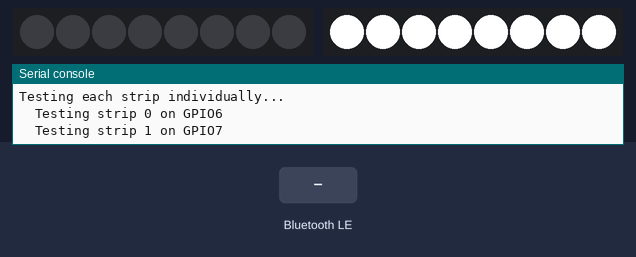
This program was run on a simulated Raspberry Pi Pico running MicroPython. On the bench: 2 × 8 RGB LEDs in strip order, left to right, the last lines printed to the serial console. Inputs (shaded band) come from the test bench. Dim RGB values are drawn brighter than linear; nothing arrives over Bluetooth unless stated.

Above: at 2.1 s.
3.8 s: "AUTO:" written over Bluetooth
At 4.5 s:
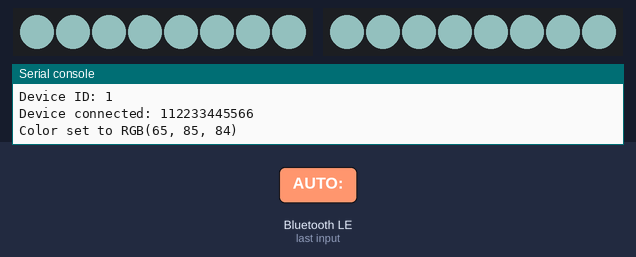
5.3 s: "STOP" written over Bluetooth
At 5.6 s:
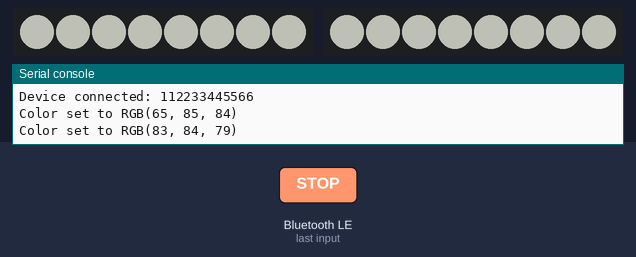
Timing chart, 0 to 8.3 s (numbered marks = the images above; inputs shaded):
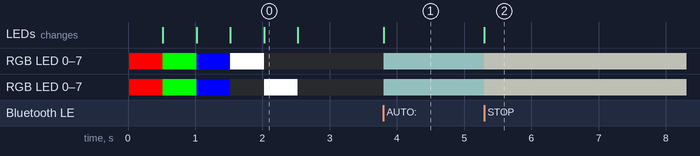

The program:

main_multi_gpio.py
```python
"""
Raspberry Pi Pico W カラーライトコントローラー（複数GPIO対応版）

複数のGPIOピンに接続された複数のLEDストリップを同時制御します。
Web Bluetooth APIを使用してフルカラーLEDを制御するプログラムです。
色選択モードと自動制御モード（4パターン）をサポートします。
"""

import bluetooth
import time
import machine
import neopixel
import ubinascii
import struct

# 複数のLEDストリップ設定
LED_STRIPS = [
    {'pin': 6, 'num_leds': 8},   # GPIO6に8個
    {'pin': 7, 'num_leds': 8},   # GPIO7に8個
]

# グローバル設定
DEVICE_ID = 1  # デバイス識別番号（1-99）複数台使用時は各デバイスで変更してください

class MultiStripColorlightController:
    """
    複数のLEDストリップ制御クラス

    複数のGPIOピンに接続された複数のNeoPixel互換LEDストリップを
    同時制御し、自動制御パターンの管理を行います。

    Attributes:
        strips (list): LEDストリップ情報のリスト
            各要素は {'np': NeoPixel, 'num_leds': int, 'pin': int} の辞書
        current_color (tuple): 現在の色 (R, G, B)
        auto_mode (bool): 自動制御モードのON/OFF
        pattern_type (int): 自動制御のパターン番号 (1-4)
        pattern_colors (list): 自動制御パターン1・2で使用する色のリスト（7色）
        gradient_colors (list): パターン3用の虹色グラデーション色のリスト（96段階）
        pattern_index (int): 現在のパターンインデックス
        last_pattern_update (int): 最後のパターン更新時刻 (ms)
    """

    def __init__(self, led_strips):
        """
        MultiStripColorlightControllerの初期化

        Args:
            led_strips (list): LEDストリップ設定のリスト
                例: [{'pin': 6, 'num_leds': 8}, {'pin': 7, 'num_leds': 4}, ...]
        """
        self.strips = []
        for config in led_strips:
            strip = {
                'np': neopixel.NeoPixel(machine.Pin(config['pin']), config['num_leds']),
                'num_leds': config['num_leds'],
                'pin': config['pin']
            }
            self.strips.append(strip)
            print(f"Initialized LED strip on GPIO{config['pin']} with {config['num_leds']} LEDs")

        self.current_color = (0, 0, 0)
        self.auto_mode = False
        self.pattern_type = 1
        self.pattern_colors = [
            (255, 0, 0),    # 赤
            (255, 165, 0),  # 橙
            (255, 255, 0),  # 黄
            (0, 255, 0),    # 緑
            (0, 0, 255),    # 青
            (128, 0, 128),  # 紫
            (255, 20, 147)  # ピンク (Deep Pink)
        ]
        # パターン3用のシームレスなグラデーション色（96段階の虹色）
        self.gradient_colors = self._generate_rainbow_gradient(96)
        self.pattern_index = 0
        self.last_pattern_update = time.ticks_ms()

    def _generate_rainbow_gradient(self, steps):
        """
        虹色のグラデーションを生成

        Args:
            steps (int): グラデーションのステップ数

        Returns:
            list: RGB色のタプルのリスト
        """
        colors = []
        for i in range(steps):
            # HSVカラーの色相(Hue)を0-360度で変化させる
            hue = (i * 360) // steps
            r, g, b = self._hsv_to_rgb(hue, 100, 100)
            colors.append((r, g, b))
        return colors

    def _hsv_to_rgb(self, h, s, v):
        """
        HSV色空間からRGB色空間に変換

        Args:
            h (int): 色相 (0-360)
            s (int): 彩度 (0-100)
            v (int): 明度 (0-100)

        Returns:
            tuple: (R, G, B) それぞれ0-255
        """
        s = s / 100.0
        v = v / 100.0
        c = v * s
        x = c * (1 - abs(((h / 60.0) % 2) - 1))
        m = v - c

        if 0 <= h < 60:
            r, g, b = c, x, 0
        elif 60 <= h < 120:
            r, g, b = x, c, 0
        elif 120 <= h < 180:
            r, g, b = 0, c, x
        elif 180 <= h < 240:
            r, g, b = 0, x, c
        elif 240 <= h < 300:
            r, g, b = x, 0, c
        else:
            r, g, b = c, 0, x

        return (int((r + m) * 255), int((g + m) * 255), int((b + m) * 255))

    def set_color(self, r, g, b):
        """
        全ストリップの全LEDを指定色に設定

        Args:
            r (int): 赤色の輝度 (0-255)
            g (int): 緑色の輝度 (0-255)
            b (int): 青色の輝度 (0-255)
        """
        self.current_color = (r, g, b)
        for strip in self.strips:
            for i in range(strip['num_leds']):
                strip['np'][i] = (r, g, b)
            strip['np'].write()

    def set_strip_color(self, strip_index, r, g, b):
        """
        特定のストリップのみ色を設定

        Args:
            strip_index (int): ストリップのインデックス (0始まり)
            r (int): 赤色の輝度 (0-255)
            g (int): 緑色の輝度 (0-255)
            b (int): 青色の輝度 (0-255)
        """
        if 0 <= strip_index < len(self.strips):
            strip = self.strips[strip_index]
            for i in range(strip['num_leds']):
                strip['np'][i] = (r, g, b)
            strip['np'].write()

    def clear_leds(self):
        """
        全LEDを消灯

        すべてのストリップのすべてのLEDをRGB(0, 0, 0)に設定して消灯します。
        """
        self.set_color(0, 0, 0)

    def start_auto_mode(self, pattern_type=1):
        """
        自動制御モード開始

        指定されたパターンで自動的に色を変化させるモードを開始します。

        Args:
            pattern_type (int): パターン番号（1-4）
                1: 順次色変化（7色を1秒ごとに切り替え）
                2: 点滅パターン（7色を1秒ごとに点灯・消灯を繰り返す）
                3: シームレスな虹色グラデーション（96段階を0.5秒ごとに切り替え）
                4: 交互点灯（複数ストリップが交互に点灯、1秒ごとに切り替え）
        """
        self.auto_mode = True
        self.pattern_type = pattern_type
        self.pattern_index = 0
        self.last_pattern_update = time.ticks_ms()

    def stop_auto_mode(self):
        """
        自動制御モード停止

        自動制御モードを停止し、すべてのLEDを消灯します。
        """
        self.auto_mode = False
        self.clear_leds()

    def update_auto_mode(self):
        """
        自動制御モードの更新処理

        メインループから定期的に呼び出され、自動制御モードが有効な場合に
        パターンに応じてLEDの色を更新します。

        更新間隔:
            - パターン1: 1秒間隔で7色を順次切り替え
            - パターン2: 1秒間隔で7色の点灯・消灯を繰り返し
            - パターン3: 0.5秒間隔で96段階の虹色グラデーションを表示
            - パターン4: 1秒間隔でストリップを交互に点灯
        """
        if not self.auto_mode:
            return

        current_time = time.ticks_ms()
        # パターン3は0.5秒間隔、それ以外は1秒間隔
        interval = 500 if self.pattern_type == 3 else 1000

        if time.ticks_diff(current_time, self.last_pattern_update) >= interval:
            if self.pattern_type == 1:
                # パターン1: 順次色変化
                color = self.pattern_colors[self.pattern_index]
                self.set_color(color[0], color[1], color[2])
                self.pattern_index = (self.pattern_index + 1) % len(self.pattern_colors)
            elif self.pattern_type == 2:
                # パターン2: 点滅
                if self.pattern_index % 2 == 0:
                    color = self.pattern_colors[(self.pattern_index // 2) % len(self.pattern_colors)]
                    self.set_color(color[0], color[1], color[2])
                else:
                    self.clear_leds()
                self.pattern_index += 1
            elif self.pattern_type == 3:
                # パターン3: シームレスな虹色グラデーション
                color = self.gradient_colors[self.pattern_index]
                self.set_color(color[0], color[1], color[2])
                self.pattern_index = (self.pattern_index + 1) % len(self.gradient_colors)
            elif self.pattern_type == 4:
                # パターン4: 交互点灯（複数ストリップ用）
                for i, strip in enumerate(self.strips):
                    if (self.pattern_index + i) % 2 == 0:
                        color = self.pattern_colors[(self.pattern_index // 2) % len(self.pattern_colors)]
                        self.set_strip_color(i, color[0], color[1], color[2])
                    else:
                        self.set_strip_color(i, 0, 0, 0)
                self.pattern_index += 1

            self.last_pattern_update = current_time

class BluetoothService:
    """
    Bluetooth Low Energy (BLE) サービス管理クラス

    Web Bluetooth APIとの通信を管理し、カラーライトコントローラーへの
    コマンドと色情報の送受信を行います。

    Attributes:
        colorlight (MultiStripColorlightController): 制御対象のカラーライトコントローラー
        device_id (int): デバイス識別番号（1-99）
        ble (bluetooth.BLE): BLEオブジェクト
        SERVICE_UUID (bluetooth.UUID): BLEサービスのUUID
        COLOR_CHAR_UUID (bluetooth.UUID): 色制御用キャラクタリスティックのUUID
        CONTROL_CHAR_UUID (bluetooth.UUID): コマンド制御用キャラクタリスティックのUUID
        color_handle (int): 色制御キャラクタリスティックのハンドル
        control_handle (int): コマンド制御キャラクタリスティックのハンドル
        connections (set): 接続中のデバイスのハンドルセット
    """

    def __init__(self, colorlight_controller, device_id=1):
        """
        BluetoothServiceの初期化

        Args:
            colorlight_controller (MultiStripColorlightController): 制御対象のカラーライトコントローラー
            device_id (int): デバイス識別番号（1-99）
        """
        self.colorlight = colorlight_controller
        self.device_id = device_id
        self.ble = bluetooth.BLE()
        self.ble.active(True)
        self.ble.irq(self._irq)

        # UUIDs for the service and characteristics
        self.SERVICE_UUID = bluetooth.UUID('12345678-1234-1234-1234-123456789abc')
        self.COLOR_CHAR_UUID = bluetooth.UUID('12345678-1234-1234-1234-123456789abd')
        self.CONTROL_CHAR_UUID = bluetooth.UUID('12345678-1234-1234-1234-123456789abe')

        # Register services
        self._register_services()
        self._advertise()

        self.connections = set()

    def _irq(self, event, data):
        """
        BLE割り込みハンドラ

        BLEイベント（接続、切断、データ書き込み）を処理します。

        Args:
            event (int): イベントタイプ
                1: _IRQ_CENTRAL_CONNECT (接続)
                2: _IRQ_CENTRAL_DISCONNECT (切断)
                3: _IRQ_GATTS_WRITE (書き込み)
            data (tuple): イベントデータ
        """
        if event == 1:  # _IRQ_CENTRAL_CONNECT
            conn_handle, addr_type, addr = data
            self.connections.add(conn_handle)
            print(f"Device connected: {ubinascii.hexlify(addr).decode()}")

        elif event == 2:  # _IRQ_CENTRAL_DISCONNECT
            conn_handle, addr_type, addr = data
            self.connections.discard(conn_handle)
            print(f"Device disconnected: {ubinascii.hexlify(addr).decode()}")
            self._advertise()

        elif event == 3:  # _IRQ_GATTS_WRITE
            conn_handle, value_handle = data
            value = self.ble.gatts_read(value_handle)
            self._handle_write(value_handle, value)

    def _register_services(self):
        """
        BLEサービスとキャラクタリスティックの登録

        色制御用とコマンド制御用の2つのキャラクタリスティックを持つ
        BLEサービスを登録します。
        """
        # Color characteristic (RGB values)
        color_char = (
            self.COLOR_CHAR_UUID,
            bluetooth.FLAG_WRITE | bluetooth.FLAG_READ,
        )

        # Control characteristic (commands)
        control_char = (
            self.CONTROL_CHAR_UUID,
            bluetooth.FLAG_WRITE | bluetooth.FLAG_READ,
        )

        service = (self.SERVICE_UUID, (color_char, control_char))
        services = (service,)

        ((self.color_handle, self.control_handle),) = self.ble.gatts_register_services(services)

    def _advertise(self):
        """
        BLEアドバタイジングの開始

        デバイス名 "Colorlight-{device_id}" でBLEアドバタイジングを開始し、
        他のデバイスから検出可能にします。
        """
        name = f'Colorlight-{self.device_id}'.encode('utf-8')
        adv_data = bytearray()
        adv_data.extend(struct.pack('BB', len(name) + 1, 0x09))
        adv_data.extend(name)

        self.ble.gap_advertise(100, adv_data, resp_data=None, connectable=True)
        print(f"Advertising as 'Colorlight-{self.device_id}'")

    def _handle_write(self, value_handle, value):
        """
        BLE書き込みリクエストの処理

        色制御またはコマンド制御のキャラクタリスティックへの
        書き込みを処理します。

        Args:
            value_handle (int): 書き込み先のキャラクタリスティックハンドル
            value (bytes): 書き込まれたデータ
        """
        try:
            if value_handle == self.color_handle:
                # Color data: expects 3 bytes (R, G, B)
                if len(value) >= 3:
                    r, g, b = value[0], value[1], value[2]
                    self.colorlight.stop_auto_mode()
                    self.colorlight.set_color(r, g, b)
                    print(f"Color set to RGB({r}, {g}, {b})")

            elif value_handle == self.control_handle:
                # Control commands
                command = value.decode('utf-8').strip()
                self._handle_command(command)

        except Exception as e:
            print(f"Error handling write: {e}")

    def _handle_command(self, command):
        """
        制御コマンドの処理

        Webアプリから送信されたコマンド文字列を解析して実行します。

        Args:
            command (str): コマンド文字列
                "AUTO:1" - パターン1: 順次色変化（7色を1秒ごとに切り替え）
                "AUTO:2" - パターン2: 点滅パターン（7色を1秒ごとに点灯・消灯）
                "AUTO:3" - パターン3: 虹色グラデーション（96段階を0.5秒ごと）
                "AUTO:4" - パターン4: 交互点灯（ストリップを交互に点灯）
                "STOP" - 自動制御モード停止
                "CLEAR" - LED消灯
                "MUSIC:{brightness}" - 音楽モード（明るさ0-255）
                    ※現在未使用。音楽連動はWebアプリ側で音声解析し、
                    　COLOR_CHARへRGB値を直接送信する方式で実装済み。
        """
        try:
            if command.startswith('AUTO:'):
                pattern_num = int(command.split(':')[1])
                self.colorlight.start_auto_mode(pattern_num)
                print(f"Auto mode started with pattern {pattern_num}")

            elif command == 'STOP':
                self.colorlight.stop_auto_mode()
                print("Auto mode stopped")

            elif command == 'CLEAR':
                self.colorlight.stop_auto_mode()
                self.colorlight.clear_leds()
                print("LEDs cleared")

            elif command.startswith('MUSIC:'):
                # 音楽モード: 明るさ値を取得
                brightness = int(command.split(':')[1])
                brightness = max(0, min(255, brightness))  # 0-255に制限
                # 現在の色を保持しながら明るさを調整
                # 音楽モード時は自動制御を停止
                self.colorlight.stop_auto_mode()
                print(f"Music mode: brightness {brightness}")

        except Exception as e:
            print(f"Error handling command '{command}': {e}")

def main():
    """
    メインエントリーポイント

    複数ストリップのカラーライトコントローラーとBluetoothサービスを初期化し、
    メインループを実行します。

    処理の流れ:
        1. LED初期化と起動テスト（全ストリップ同時→個別）
        2. Bluetoothサービス開始
        3. メインループ: 自動制御モードの更新
        4. 終了時にLED消灯

    Raises:
        KeyboardInterrupt: Ctrl+Cで正常終了
    """
    print("Multi-Strip Colorlight Controller starting...")
    print(f"Configured {len(LED_STRIPS)} LED strips:")
    for i, config in enumerate(LED_STRIPS):
        print(f"  Strip {i}: GPIO{config['pin']} with {config['num_leds']} LEDs")

    colorlight = MultiStripColorlightController(LED_STRIPS)
    colorlight.clear_leds()

    # 起動時のテスト点灯（全ストリップ同時）
    print("\nTesting all strips together...")
    colorlight.set_color(255, 0, 0)  # 赤
    time.sleep(0.5)
    colorlight.set_color(0, 255, 0)  # 緑
    time.sleep(0.5)
    colorlight.set_color(0, 0, 255)  # 青
    time.sleep(0.5)

    # 各ストリップ個別テスト
    print("Testing each strip individually...")
    for i in range(len(colorlight.strips)):
        print(f"  Testing strip {i} on GPIO{colorlight.strips[i]['pin']}")
        colorlight.clear_leds()
        colorlight.set_strip_color(i, 255, 255, 255)  # 白
        time.sleep(0.5)

    colorlight.clear_leds()

    # Bluetoothサービス開始
    bt_service = BluetoothService(colorlight, DEVICE_ID)

    print("\nReady for connections!")
    print(f"Device ID: {DEVICE_ID}")

    # メインループ
    while True:
        try:
            colorlight.update_auto_mode()
            time.sleep(0.1)
        except KeyboardInterrupt:
            break
        except Exception as e:
            print(f"Main loop error: {e}")
            time.sleep(1)

    print("Shutting down...")
    colorlight.clear_leds()

if __name__ == "__main__":
    main()
```

Measured:
- after the input at 3.8 s, RGB LED 0–7, RGB LED 0–7: off → RGB(65, 85, 84) at once; the LEDs: change at once (image 1)
- after the input at 5.3 s, RGB LED 0–7, RGB LED 0–7: RGB(65, 85, 84) → RGB(83, 84, 79) at once; the LEDs: change at once (image 2)
